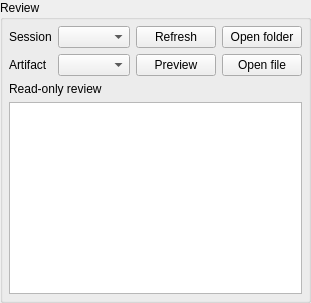
<?xml version='1.0' encoding='utf-8'?>
<ui version="4.0">
 <class>recordingReview</class>
 <widget class="QGroupBox" name="recordingReview">
  <property name="title">
   <string>Review</string>
  </property>
  <layout class="QVBoxLayout" name="recordingReviewLayout">
   <item>
    <widget class="QWidget" name="selectors">
     <layout class="QGridLayout" name="selectorLayout">
      <item row="0" column="0">
       <widget class="QLabel" name="sessionReviewSelectorLabel">
        <property name="text">
         <string>Session</string>
        </property>
       </widget>
      </item>
      <item row="0" column="1">
       <widget class="QComboBox" name="sessionReviewSelector" />
      </item>
      <item row="0" column="2">
       <widget class="QPushButton" name="sessionReviewSelectorAction">
        <property name="text">
         <string>Refresh</string>
        </property>
       </widget>
      </item>
      <item row="0" column="3">
       <widget class="QPushButton" name="sessionReviewSelectorOpen">
        <property name="text">
         <string>Open folder</string>
        </property>
       </widget>
      </item>
      <item row="1" column="0">
       <widget class="QLabel" name="sessionArtifactSelectorLabel">
        <property name="text">
         <string>Artifact</string>
        </property>
       </widget>
      </item>
      <item row="1" column="1">
       <widget class="QComboBox" name="sessionArtifactSelector" />
      </item>
      <item row="1" column="2">
       <widget class="QPushButton" name="sessionArtifactSelectorAction">
        <property name="text">
         <string>Preview</string>
        </property>
       </widget>
      </item>
      <item row="1" column="3">
       <widget class="QPushButton" name="sessionArtifactSelectorOpen">
        <property name="text">
         <string>Open file</string>
        </property>
       </widget>
      </item>
      <property name="leftMargin">
       <number>0</number>
      </property>
      <property name="topMargin">
       <number>0</number>
      </property>
      <property name="rightMargin">
       <number>0</number>
      </property>
      <property name="bottomMargin">
       <number>0</number>
      </property>
     </layout>
    </widget>
   </item>
   <item>
    <widget class="QLabel" name="status">
     <property name="text">
      <string>Read-only review</string>
     </property>
     <property name="toolTip">
      <string>Saved fields and timestamps are unchanged; no NED/ENU conversion is applied.</string>
     </property>
     <property name="wordWrap">
      <bool>true</bool>
     </property>
    </widget>
   </item>
   <item>
    <widget class="QTableView" name="table">
     <property name="editTriggers">
      <enum>QAbstractItemView::NoEditTriggers</enum>
     </property>
     <property name="selectionBehavior">
      <enum>QAbstractItemView::SelectRows</enum>
     </property>
     <property name="maximumHeight">
      <number>230</number>
     </property>
     <attribute name="verticalHeaderVisible">
      <bool>false</bool>
     </attribute>
     <attribute name="horizontalHeaderStretchLastSection">
      <bool>true</bool>
     </attribute>
    </widget>
   </item>
   <property name="leftMargin">
    <number>6</number>
   </property>
   <property name="topMargin">
    <number>6</number>
   </property>
   <property name="rightMargin">
    <number>6</number>
   </property>
   <property name="bottomMargin">
    <number>6</number>
   </property>
  </layout>
 </widget>
 <resources />
 <connections />
</ui>
